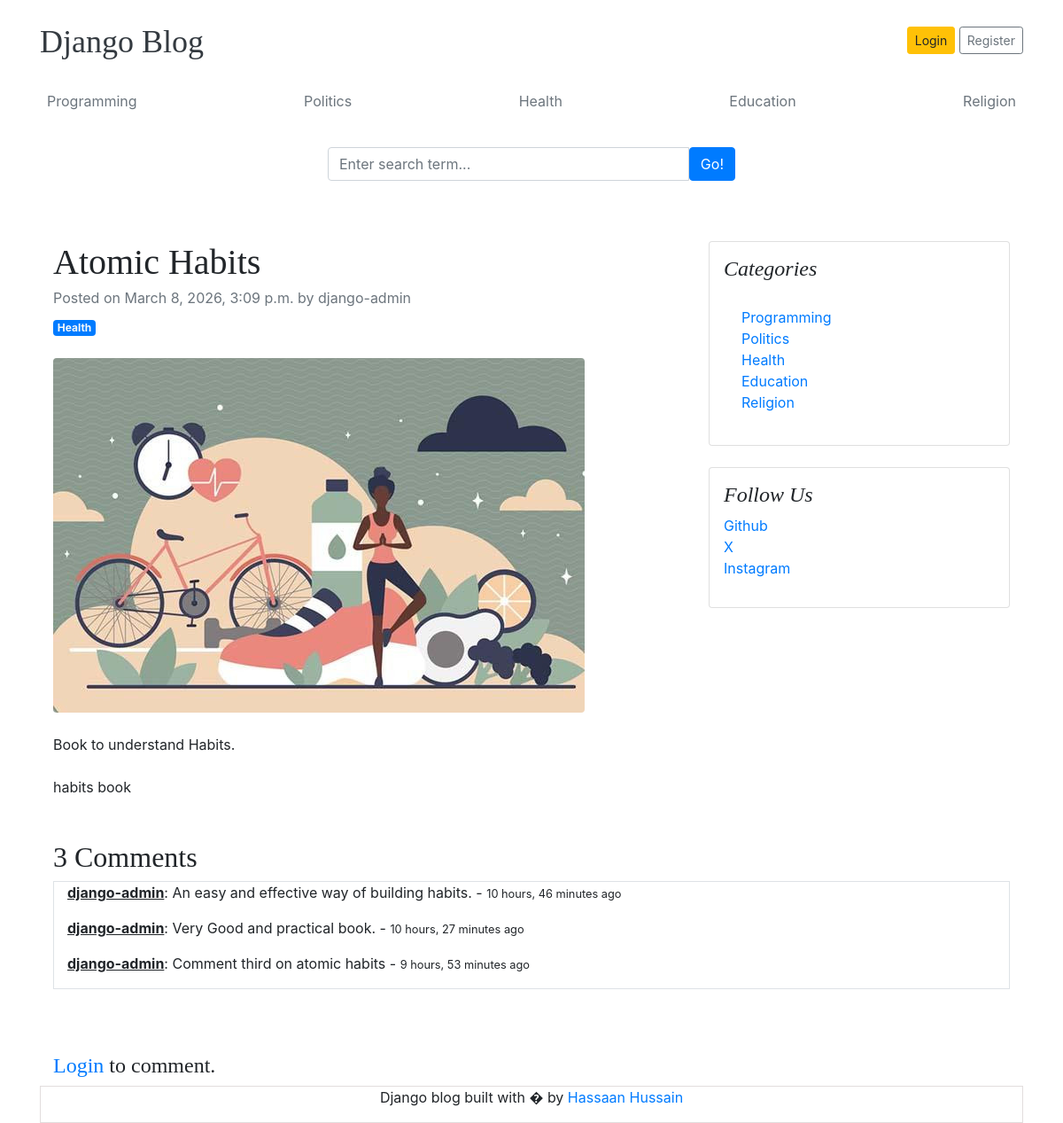
The page /blog/atomic-habits/ on the database its author committed.
### blogs/models.py (models this page shows, shortened)
class Category(models.Model):
    category_name = models.CharField(max_length=50, unique=True)
    created_at = models.DateTimeField(auto_now_add=True)
    update_at = models.DateTimeField(auto_now=True)
    class Meta:
        verbose_name_plural = 'categories'
    def __str__(self):
        return self.category_name

class Blog(models.Model):
    title = models.CharField(max_length=100)
    slug = models.SlugField(max_length=150, unique=True, blank=True)
    category = models.ForeignKey(Category, on_delete=models.CASCADE)
    author = models.ForeignKey(User, on_delete=models.CASCADE)
    featured_image = models.ImageField(upload_to='uploads/%Y/%m/%d')
    short_description = models.TextField(max_length=500)
    blog_body = models.TextField(max_length=2000)
    status = models.CharField(choices=STATUS_CHOICES, default="Draft")
    is_featured = models.BooleanField(default=False)
    created_at = models.DateTimeField(auto_now_add=True)
    updated_at = models.DateTimeField(auto_now=True)

class SocialLinks (models.Model):
    link_name = models.CharField(max_length=50)
    link_url = models.URLField(max_length=200)

class Comment(models.Model):
    user = models.ForeignKey(User, on_delete=models.CASCADE)
    blog = models.ForeignKey(Blog, on_delete=models.CASCADE)
    comment = models.TextField(max_length=250)
    created_at = models.DateTimeField(auto_now_add=True)
    updated_at = models.DateTimeField(auto_now=True)
    def __str__(self):
        return self.comment

### blogs/views.py (the view)
# urls.py: 2. Add a URL to urlpatterns:  path('blog/', include('blog.urls'))
def blog(request, slug):
    blog_post = get_object_or_404(Blog, slug=slug)
    comments = Comment.objects.filter(blog=blog_post)
    total_comments = Comment.objects.filter(blog=blog_post).count()
    if request.method == 'POST':
        new_comment = Comment.objects.create(comment=comment, blog=blog_post, user=request.user)
        comment = request.POST.get('comment')
        new_comment.save()
        return HttpResponseRedirect(request.path_info)
    context = {
        'blog_post': blog_post,
        'comments': comments,
        'total_comments': total_comments,
    }
    return render(request, 'single_blog_page.html', context)

### blogs/context_processors.py (called while the page is built)
def get_categories(request):
    categories = Category.objects.all()
    return dict(categories=categories)

def social_links(request):
    links = SocialLinks.objects.all()
    return dict(links=links)

### templates/single_blog_page.html
{% extends 'home.html' %}
{% block content %}
<div class="container mt-5">
    <div class="row">
        <div class="col-lg-8">
            <article>
                <header class="mb-4">
                    <h1 class="fw-bolder mb-1">{{ blog_post.title }}</h1>
                    <div class="text-muted fst-italic mb-2">Posted on {{ blog_post.created_at }} by {{ blog_post.author }}</div>
                    <a class="badge bg-primary text-decoration-none text-light" href="#!">{{ blog_post.category }}</a>
                </header>
                <figure class="mb-4"><img class="img-fluid rounded" src="{{ blog_post.featured_image.url }}" alt="..." /></figure>
                <section class="mb-5">
                    <p class="fs-5 mb-4">{{ blog_post.short_description }}</p>
                    <p class="fs-5 mb-4">{{ blog_post.blog_body }}</p>
                    </section>
            </article>
        </div>
        <div class="col-lg-4">
            <div class="card mb-4 p-3">
                <h4 class="font-italic">Categories</h4>
                <div class="card-body">
                    <div class="row">
                        <div class="col-sm-6">
                            <ul class="list-unstyled mb-0">
                                {% for category in categories %}
                                <li><a href="{% url "posts_by_category" category.id %}">{{ category.category_name }}</a></li>
                                {% endfor %}
                            </ul>
                        </div>
                    </div>
                </div>
            </div>
             {% if links %}
            <div class="card mb-4 p-3">
                <h4 class="font-italic">Follow Us</h4>
                <ol class="list-unstyled">
                    {% for link in links %}
                    <li><a href="{{ link.link_url }}" target='blank'>{{ link.link_name }}</a></li>
                    {% endfor %}
                </ol>
            </div>
            {% endif %}
        </div>
    </div>
    <h2>{{ total_comments }} Comments</h2>
    {% if comments %}
    <div class="container border mb-5">
        {% for comment in comments %}
        <p><b><u>{{ comment.user }}</u></b>: {{ comment }} - <small>{{ comment.created_at | timesince }} ago</small></p>
        {% endfor %}
    </div>
    {% else %}
    <p>No comments yet!</p>
    {% endif %}
    <br>
    {% if user.is_authenticated %}
    <div class="form-group">
        <form action="" method="post">
            {% csrf_token %}
            <div class="form-group">
                <textarea name="comment" class="form-control" placeholder='Write your comment here..'></textarea>
                <button type="submit" class='btn btn-primary mt-2 '>Submit</button>
            </div>
        </form>
    </div>
    {% else %}
    <h4><a href="{% url "login" %}">Login</a> to comment.</h4>
    {% endif %}
</div>
{% endblock content %}

### templates/home.html (shortened to what this page needs)
{% load static %}
<!DOCTYPE html>
<html lang="en">
<head>
    <link href="https://getbootstrap.com/docs/4.0/dist/css/bootstrap.min.css" rel="stylesheet">
    <link rel="stylesheet" href="https://cdnjs.cloudflare.com/ajax/libs/font-awesome/7.0.1/css/all.min.css" />
    <link href="{% static "css/blog.css" %}" rel="stylesheet">
  </head>
<body>
    <div class="container">
        <header class="blog-header py-3">
        <div class="row flex-nowrap justify-content-between align-items-center">
            <div class="col-8 pt-1">
            <a class="blog-header-logo text-dark" href="/">Django Blog</a>
            </div>
            {% if user.is_authenticated %}
            <div class="col-4 d-flex justify-content-end align-items-center">
                <small>You're logged in ''{{ user }}''</small>
                &nbsp;
                <a href="{% url "dashboard" %}" class='btn btn-sm btn-warning'>Dashboard</a>
                &nbsp;
                <a class="btn btn-sm btn-warning" href="{% url "logout" %}">Logout</a> &nbsp;
            </div>
            {% else %}
            <div class="col-4 d-flex justify-content-end align-items-center">
                <a class="btn btn-sm btn-warning" href="{% url "login" %}">Login</a> &nbsp;
                <a class="btn btn-sm btn-outline-secondary" href="{% url 'register' %}">Register</a>
            </div>
            {% endif %}
        </div>
        </header>
        <div class="nav-scroller py-1 mb-2">
        <nav class="nav d-flex justify-content-between">
            {% for category in categories %}
            <a class="p-2 text-muted" href="{% url "posts_by_category" category.id %}">{{ category }}</a>
            {% endfor %}
        </nav>
        </div>
            <form action="{% url 'search' %}" method='GET' style='width: 500px; margin:auto;'>
                <div class="card-body">
                    <div class="input-group">
                        <input class="form-control" type="text" name='keyword' value='{{ keyword }}' placeholder="Enter search term..." aria-label="Enter search term..." aria-describedby="button-search" />
                        <button class="btn btn-primary" id="button-search" type="submit">Go!</button>
                    </div>
                </div>
            </form>
        {% block content %}{% endblock %}
        <footer class="blog-footer" style='border: 0.5px solid #e2dddd; text-align: center;'>
            <p>Django blog built with � by <a href="#">Hassaan Hussain</a></p>
        </footer>
    </div>
</body>
</html>

### blog_main/static/css/blog.css (style rules this page uses)
.blog-header-logo { font-family: "Playfair Display", Georgia, "Times New Roman", serif; font-size: 2.25rem; }
h1, h2, h3, h4, h5, h6 { font-family: "Playfair Display", Georgia, "Times New Roman", serif; }

### rows shown on the page
Category: category_name "Programming"
Category: category_name "Politics"
Category: category_name "Health"
Category: category_name "Education"
Category: category_name "Religion"
Blog: title "Atomic Habits", created_at "March 8, 2026, 3:09 p.m.", author "django-admin", category "Health", featured_image (picture), short_description "Book to understand Habits.", blog_body "habits book"
SocialLinks: link_name "Github"
SocialLinks: link_name "X"
SocialLinks: link_name "Instagram"
Comment: user "django-admin", comment "An easy and effective way of building habits.", created_at "10 hours, 46 minutes"
Comment: user "django-admin", comment "Very Good and practical book.", created_at "10 hours, 27 minutes"
Comment: user "django-admin", comment "Comment third on atomic habits", created_at "9 hours, 53 minutes"

### other values the page prints
{{ total_comments }} "3"
